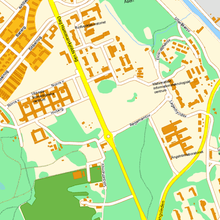
%> input picture lab2/upload/Registration/01.png, 220 x 220 px, shrunk from 560 x 560 before the run
$ octave chamfer.m   (GNU Octave 9; MATLAB toolbox functions it lacks are replaced by stand-ins)
%> lines starting %> are read from the running program, lines starting %| are printed output that depends on the picture; in (x1, y1, x2, y2) boxes, pixels count from 0 and x2, y2 are one past the last pixel; in counts of white or black regions, pixels touching at a corner belong together; the program's own positions count from 1
### lab2/upload/Registration/imtranslate.m
% IMTRANSLATE
%
%  b = imtranslate(a,dr,dc)
%
%  a: Input image (any 2 or 3D matrix)
% dr: Change in rows (integer)
% dc: Change in columns (integer)
%  b: Translated image, same size as a
%
% Description: imtranslate translates the contents of the image according
% to dr, dc. Absence of image content after translation is filled with
% zeros.
%
% Written by: Gustaf Kylberg och Patrik Malm, Nov. 2010

function b = imtranslate(a,dr,dc)

sz = size(a);
b = zeros(sz);

if length(sz) > 2
    if dr <= 0 && dc <= 0
        b(1:end+dr,1:end+dc,:) = a(1-dr:end,1-dc:end,:);
    elseif dr > 0 && dc > 0
        b(1+dr:end,1+dc:end,:) = a(1:end-dr,1:end-dc,:);
    elseif dr > 0 && dc <= 0
        b(1+dr:end,1:end+dc,:) = a(1:end-dr,1-dc:end,:);
    elseif dr <= 0 && dc > 0
        b(1:end+dr,1+dc:end,:) = a(1-dr:end,1:end-dc,:);
    end
else
    if dr <= 0 && dc <= 0
        b(1:end+dr,1:end+dc) = a(1-dr:end,1-dc:end);
    elseif dr > 0 && dc > 0
        b(1+dr:end,1+dc:end) = a(1:end-dr,1:end-dc);
    elseif dr > 0 && dc <= 0
        b(1+dr:end,1:end+dc) = a(1:end-dr,1-dc:end);
    elseif dr <= 0 && dc > 0
        b(1:end+dr,1+dc:end) = a(1-dr:end,1:end-dc);
    end
end

### lab2/upload/Registration/fillUp8bit.m
function I_out = fillUp8bit(I_in)
% Takes an 2D image and compress or stretch the values to [0 255]
I_in = double(I_in - min(I_in(:)));
I_out = uint8(255*(I_in./max(I_in(:))));

### lab2/upload/Registration/edgeRGBoverlay.m
function [varargout] = edgeRGBoverlay(varargin)
%%
% Takes a gray valued or a RGB 8bit 2D image and overlay a edge of an
% binary mask in a colour, transparent or not. The transparency
% option results in a preserved intensity but a change in colour. Using a
% RGB image as input the colour of the transparent edge will be added to
% the existing colour, additiv colour mixing that is.
%
% To add several contours in difefrent colours just iterate the function
% with the output from the prior run as input in the current one.
%
% edgeRGBoverlay(grey)                          Returns grey.
% edgeRGBoverlay(grey,mask,'red')               Return the edge of mask in red
%                                               on grey.
% edgeRGBoverlay(grey,mask,[125 75 121])        Edge colour will be
%                                               [125 75 121] in the RGB colour
%                                               space.
% edgeRGBoverlay(grey,mask,'red','transp')      Return the edge of mask in
%                                               transparent red on grey. Additiv
%                                               colour mixing is used.
%
%
% 29 Sep 2009 - gustaf@cb.uu.se
%%

se = strel('disk',1);
if isempty(varargin) % If no input
    Irgb = 0;
elseif length(varargin) >= 1
    grey = double(fillUp8bit(varargin{1}));
    [d1 d2 d3] = size(grey);
    if d3 == 3 % If a RGB image is the input use it
        Irgb = grey;
    else % If a grey scale image is the input extend it to RGB.
        Irgb = double(zeros([size(grey) 3]));
        Irgb(:,:,1) = grey;
        Irgb(:,:,2) = grey;
        Irgb(:,:,3) = grey;
    end
end

% Case of default colour and transparency
if length(varargin) == 2
    mask = varargin{2};
    mask(mask>0) = 1;
    edge = mask;%double(mask)-imerode(double(mask),se);
    colour = double([0 0 255])./255;
% Case of predefined or custom colour
elseif length(varargin) == 3 || length(varargin) == 4
    mask = varargin{2};
    mask(mask>0) = 1;
    edge = mask;%double(mask)-imerode(double(mask),se);
    if strcmp(varargin{3},'red')
        colour = double([255 0 0])./255;
    elseif strcmp(varargin{3},'green')
        colour = double([0 255 0])./255;
    elseif strcmp(varargin{3},'blue')
        colour = double([0 0 255])./255;
    elseif size(varargin{3},2) == 3
        colour = varargin{3};
    end
end
colour = double(colour);

% if no transparency
if length(varargin) == 4 && ~strcmp(varargin{4},'transp') || ...
        length(varargin) == 3 && ~strcmp(varargin{3},'transp')

    Irgb(:,:,1) = Irgb(:,:,1).*~edge;
    Irgb(:,:,2) = Irgb(:,:,2).*~edge;
    Irgb(:,:,3) = Irgb(:,:,3).*~edge;
end

% Adding colour edge
Irgb(:,:,1) = Irgb(:,:,1) + edge.*colour(1).*255;
Irgb(:,:,2) = Irgb(:,:,2) + edge.*colour(2).*255;
Irgb(:,:,3) = Irgb(:,:,3) + edge.*colour(3).*255;

% Converting output to uint8
varargout{1} = uint8(Irgb);

### lab2/upload/Registration/chamfer.m
clc; clear; close all;
figure('units','normalized','outerposition',[0 0 1 1]); %full screen figure

%% load images
base = imread('01.png');
%> base is the input picture: size 220x220x3 uint8; mean R, G, B 206.6, 224.9, 162.4
img2 = imread('02.png');
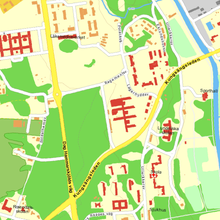
%> input picture lab2/upload/Registration/02.png, 220 x 220 px, shrunk from 560 x 560 before the run
%> img2 is the input picture: size 220x220x3 uint8; mean R, G, B 199.9, 225.8, 152.9
img3 = imread('03.png');
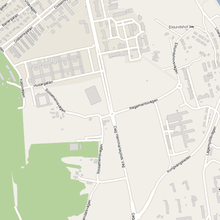
%> input picture lab2/upload/Registration/03.png, 220 x 220 px, shrunk from 560 x 560 before the run
%> img3 is the input picture: size 220x220x3 uint8; mean R, G, B 227, 229.1, 215.6
orig = imread('01.png');

%% display the three images
subplot(331);
imshow(base);
title('Image 01');
subplot(332);
imshow(img2);
title('Image 02');
subplot(333);
imshow(img3);
title('Image 03');


%% show canny of base image
t1 = 0.1;
t2 = 0.2;
sigma = 0.8;
base_gray = rgb2gray(base); %convert to grayscale
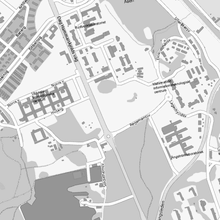
%> base_gray: size 220x220 uint8; min 47, max 255, mean 212.3
base_edge = edge(base_gray, 'canny', [t1 t2], sigma); %canny edges
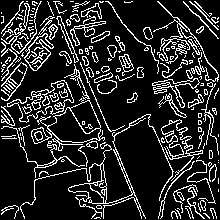
%> base_edge: size 220x220 logical; 16.2% white in thin lines or dots
subplot(334);
imshow(base_edge);
title('Canny of base (01) image');


%% canny for img2
img2_gray = rgb2gray(img2);
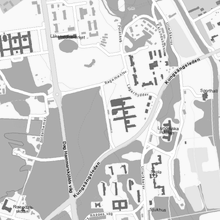
%> img2_gray: size 220x220 uint8; min 13, max 255, mean 209.7
img2_edge = edge(img2_gray, 'canny', [t1 t2], sigma);
%> img2_edge: size 220x220 logical; 13.3% white in thin lines or dots


%% canny for img3
img3_gray = rgb2gray(img3);
img3_edge = edge(img3_gray, 'canny', [t1 t2], sigma);
%> img3_edge: size 220x220 logical; 12.1% white in thin lines or dots


%% calculate DT of the original edge image (base)
baseDT = bwdist(base_edge, 'euclidean');
subplot(335);
imshow(baseDT,[]);
title('DT of base image');

%% specify the directions that will be used for
step = 40;
translation_directions = [
                            0      -step;
                            -step  0;
                            0      step;
                            step   0;
                            0      -step/2;
                            -step/2  0;
                            0      step/2;
                            step/2   0;
                          ];

%% specify the rotations that will be used for
rot_size = 10;
number_of_rots = 4;
number_of_rots = number_of_rots-1;
rotation_directions = -rot_size:rot_size/number_of_rots*2:rot_size;
%rotation_directions = fliplr(rotation_directions);

%% now pad the images to make room to manouver
baseDT = padarray(baseDT, size(baseDT), 0);%max(baseDT(:)));
%> baseDT: size 660x660 single
img2_edge = padarray(img2_edge, size(img2_edge), 0);
%> img2_edge: size 660x660 logical; 1.5% white in thin lines or dots, all inside (x1, y1, x2, y2) = (221, 221, 439, 439)
img2_pad = padarray(img2, size(img2), 0);
base_show = padarray(base_edge, size(base_edge), 0);
orig_ = padarray(orig, size(orig), 0);
img3_edge = padarray(img3_edge, size(img3_edge), 0);
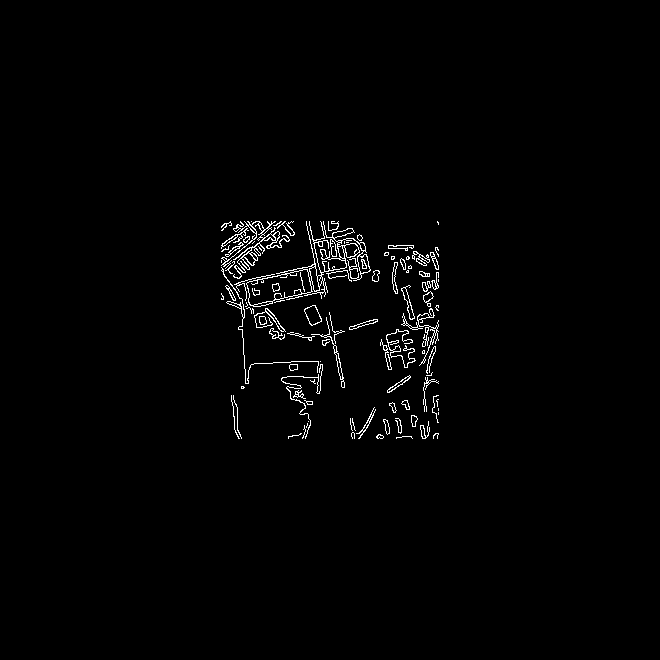
%> img3_edge: size 660x660 logical; 1.3% white in thin lines or dots, all inside (x1, y1, x2, y2) = (221, 221, 439, 439)

%% chamfermatching!
last_score = inf;
stop = false;
backwards = 0;
counter = 1;
len = length(orig(:,1,1));
%> len = 220
visitedCoords = zeros(len,len,number_of_rots);
%> visitedCoords: size 220x220x3 double; every value is 0

for(l = 1:2)
    accumulated_scores = [];
    accumulator_index = 0;
    acc_rot = 0;
    acc_dir = [0 0];
    prev_dir = [inf inf];
    stop = false;
    if(l == 1)
        image = img2;
        edge_image = img2_edge;
    else
        image = img3;
        edge_image = img3_edge;
    end
    while ~stop
        top_image = edge_image;
        scores = zeros(size(translation_directions, 1), number_of_rots);

        for i = 1 : size(translation_directions, 1)
            tmp_image_ = circshift(edge_image, translation_directions(i,:));
            for(j = 1:length(rotation_directions))
                tmp_image = imrotate(tmp_image_,rotation_directions(j),'bilinear','crop');
                scores(i,j)=sum(baseDT(logical(tmp_image)));
            end
        end

        [best_translation_dir,best_rotation_dir] = find(scores == min(scores(:)));
        best_score = min(min(scores));
%> (the run ends here)
